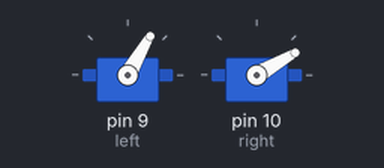
Simulated run of this sketch. Board: Arduino Uno, built with avr-gcc and run on an emulated ATmega328P. Shown: 2 × servo.

Above: at 0.05 s.
Timing chart, 0 to 4.6 s (numbered marks = the images above):
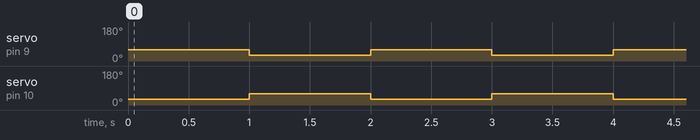

Measured:
- by itself, servo on pin 9 (left), servo on pin 10 (right): alternates 60° for 1.0 s and 30° for 1.0 s

The sketch:

dinosaurScript.ino
```cpp
#include <Servo.h>

Servo left;
Servo right;

void setup()
{
  left.attach(9);
  left.write(45); // set servo to mid-point
  right.attach(10);
  right.write(45); // set servo to mid-point
}

void loop() {
  //write the motors in opposite directions
  left.write(60);
  right.write(30);
  delay(1000);
  left.write(30);
  right.write(60);
  delay(1000);
}
```
